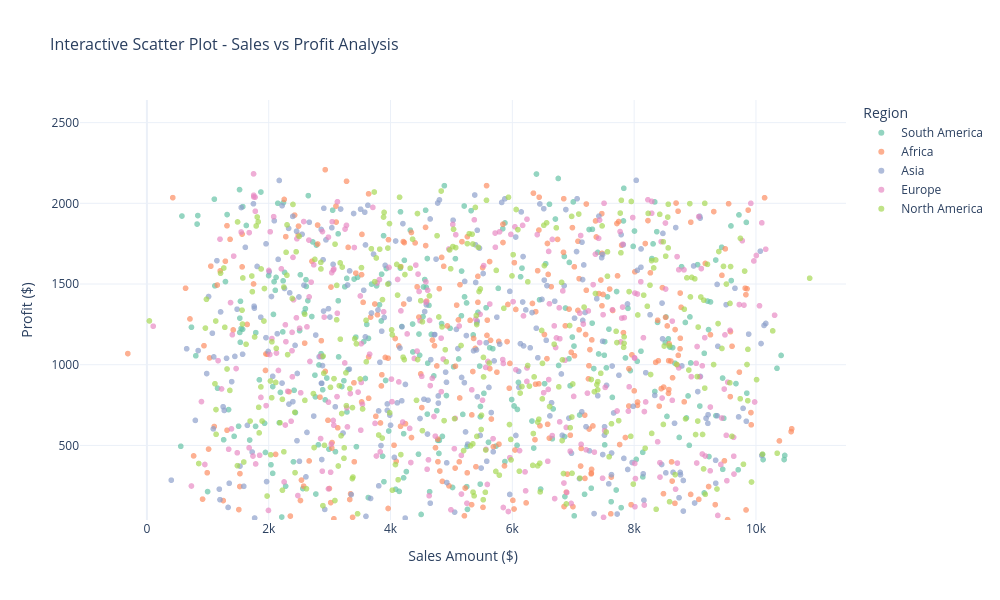

Notebook code cell kept with this figure:
### Code cell
fig = px.scatter(sales_data,
                 x='Sales',                  # X-axis variable
                 y='Profit',                 # Y-axis variable
                 color='Region',             # Color by category
                 #size='Quantity',            # Bubble size
                 hover_data=['Product', 'Rating', 'Discount'],  # Extra info on hover
                 title='Interactive Scatter Plot - Sales vs Profit Analysis',
                 labels={'Sales': 'Sales Amount ($)', 'Profit': 'Profit ($)'},  # Custom labels
                 color_discrete_sequence=px.colors.qualitative.Set2,  # Color palette
                 #size_max=30,                # Maximum bubble size
                 opacity=0.7,                # Transparency
                 template='plotly_white')    # Template style

# Customize layout
fig.update_layout(
    font=dict(size=12),
    title_font_size=16,
    hovermode='closest',                     # Hover mode: 'closest', 'x', 'y', 'x unified'
    height=600,
    width=1000
)

# Add custom hover template
fig.update_traces(
    hovertemplate='<b>Sales:</b> $%{x:.2f}<br><b>Profit:</b> $%{y:.2f}<br><b>Quantity:</b> %{marker.size}<extra></extra>'
)

fig.show()

### Figure 1 — Plotly figure (JSON) as saved in the notebook; plotly's stock layout.template omitted (floating-point values rounded to 4 significant figures; data arrays with more than 128 entries replaced by an {"elided": "..."} marker saying what was removed)
{"data": [{"customdata": {"elided": "286x3 mixed values"}, "hovertemplate": "<b>Sales:</b> $%{x:.2f}<br><b>Profit:</b> $%{y:.2f}<br><b>Quantity:</b> %{marker.size}<extra></extra>", "legendgroup": "South America", "marker": {"color": "rgb(102,194,165)", "opacity": 0.7, "symbol": "circle"}, "mode": "markers", "name": "South America", "showlegend": true, "type": "scattergl", "x": {"elided": "286 float values"}, "xaxis": "x", "y": {"elided": "286 float values"}, "yaxis": "y"}, {"customdata": {"elided": "311x3 mixed values"}, "hovertemplate": "<b>Sales:</b> $%{x:.2f}<br><b>Profit:</b> $%{y:.2f}<br><b>Quantity:</b> %{marker.size}<extra></extra>", "legendgroup": "Africa", "marker": {"color": "rgb(252,141,98)", "opacity": 0.7, "symbol": "circle"}, "mode": "markers", "name": "Africa", "showlegend": true, "type": "scattergl", "x": {"elided": "311 float values"}, "xaxis": "x", "y": {"elided": "311 float values"}, "yaxis": "y"}, {"customdata": {"elided": "293x3 mixed values"}, "hovertemplate": "<b>Sales:</b> $%{x:.2f}<br><b>Profit:</b> $%{y:.2f}<br><b>Quantity:</b> %{marker.size}<extra></extra>", "legendgroup": "Asia", "marker": {"color": "rgb(141,160,203)", "opacity": 0.7, "symbol": "circle"}, "mode": "markers", "name": "Asia", "showlegend": true, "type": "scattergl", "x": {"elided": "293 float values"}, "xaxis": "x", "y": {"elided": "293 float values"}, "yaxis": "y"}, {"customdata": {"elided": "294x3 mixed values"}, "hovertemplate": "<b>Sales:</b> $%{x:.2f}<br><b>Profit:</b> $%{y:.2f}<br><b>Quantity:</b> %{marker.size}<extra></extra>", "legendgroup": "Europe", "marker": {"color": "rgb(231,138,195)", "opacity": 0.7, "symbol": "circle"}, "mode": "markers", "name": "Europe", "showlegend": true, "type": "scattergl", "x": {"elided": "294 float values"}, "xaxis": "x", "y": {"elided": "294 float values"}, "yaxis": "y"}, {"customdata": {"elided": "316x3 mixed values"}, "hovertemplate": "<b>Sales:</b> $%{x:.2f}<br><b>Profit:</b> $%{y:.2f}<br><b>Quantity:</b> %{marker.size}<extra></extra>", "legendgroup": "North America", "marker": {"color": "rgb(166,216,84)", "opacity": 0.7, "symbol": "circle"}, "mode": "markers", "name": "North America", "showlegend": true, "type": "scattergl", "x": {"elided": "316 float values"}, "xaxis": "x", "y": {"elided": "316 float values"}, "yaxis": "y"}], "layout": {"dragmode": "pan", "font": {"size": 12}, "height": 600, "hovermode": "closest", "legend": {"title": {"text": "Region"}, "tracegroupgap": 0}, "title": {"font": {"size": 16}, "text": "Interactive Scatter Plot - Sales vs Profit Analysis"}, "width": 1000, "xaxis": {"anchor": "y", "autorange": false, "domain": [0, 1], "range": [-1098.0, 11480.0], "title": {"text": "Sales Amount ($)"}, "type": "linear"}, "yaxis": {"anchor": "x", "autorange": false, "domain": [0, 1], "range": [37.81, 2640.0], "title": {"text": "Profit ($)"}, "type": "linear"}}}
